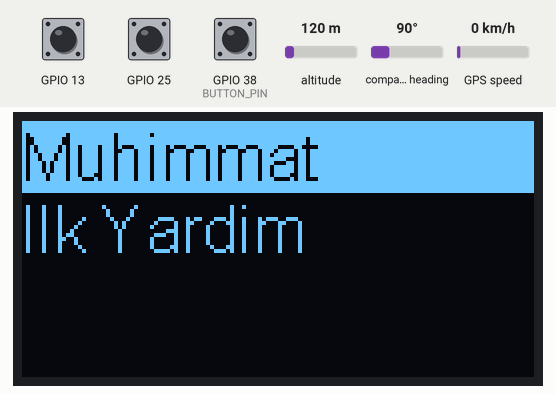
Recording of a sketch running on a simulated ESP8266 (NodeMCU). On the bench: 128×64 one-colour display. The inputs (shaded band) are chosen by the test bench; at power-on: GPIO 25 HIGH, GPIO 13 HIGH, GPIO 38 (BUTTON_PIN) HIGH, altitude 120 m, compass heading 90°, GPS speed 0 km/h. The GPS gets a fix after 3 s at 37.7749, -122.4194 with 8 satellites; no radio packets arrive unless stated; what the sketch prints to the serial monitor is not drawn.

Above: at 1.2 s.
1.3 s: GPIO 25 pulled LOW for 0.15 s
At 3.0 s:
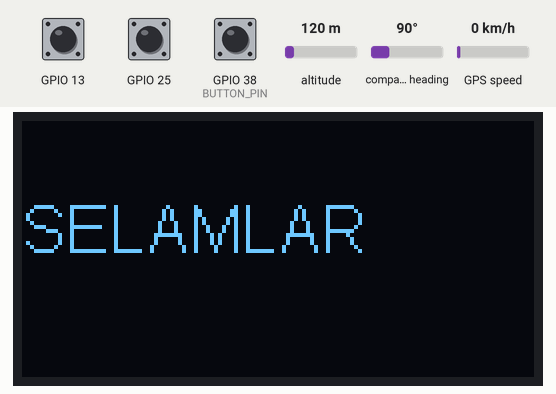
3.3 s: GPIO 13 pulled LOW for 0.15 s
At 3.9 s:
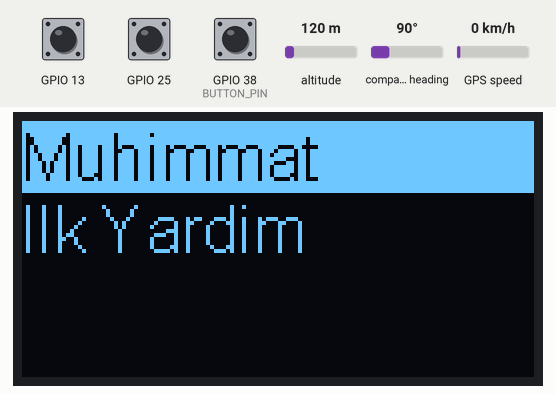
4.9 s: GPIO 38 (BUTTON_PIN) pulled LOW for 1 s
At 6.2 s:
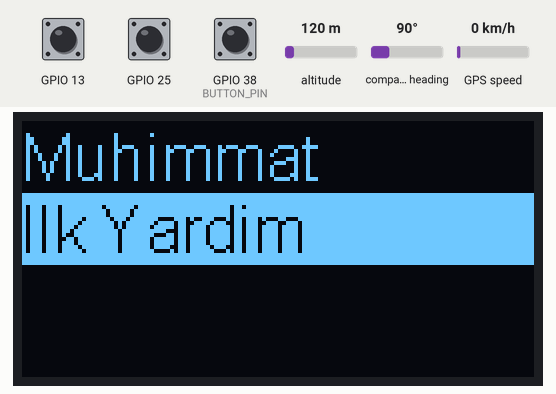
7.4 s: GPIO 25 pulled LOW for 1 s
At 9.0 s:
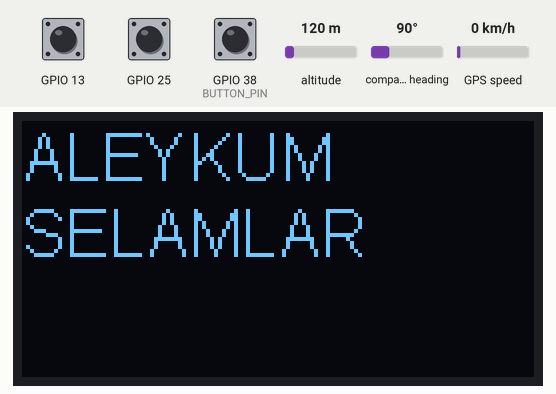
9.9 s: GPIO 13 pulled LOW for 1 s
At 10.5 s:
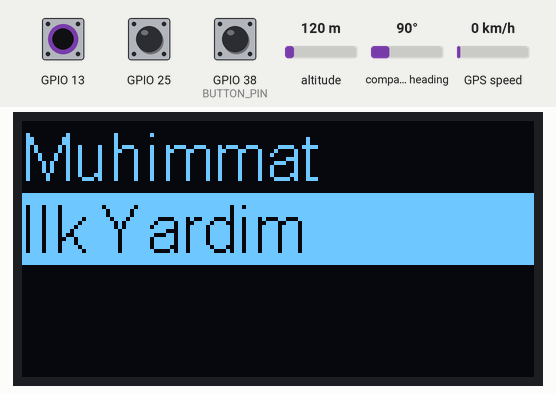
Timing chart, 0 to 12.9 s (numbered marks = the images above; inputs shaded):
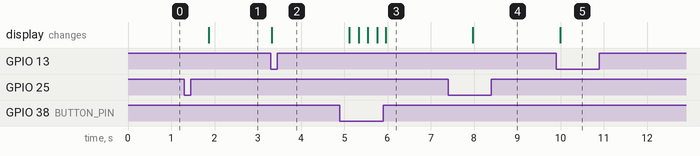

The sketch:

KolSaatiCode.ino
```cpp
////////////////////////////////KOL SAATİ BU OLACAK YANİ VERİLERİ BU GÖNDERECEK /////////////////////

///////Kütüphaneler////////
#define BUTTON_PIN 38                /// Buton Kütüphanesi
#define BUTTON_PIN_MASK GPIO_SEL_38  //
#include <SPI.h>                     // Lora için kütüphane
#include <LoRa.h>                    // Lora için kütüphane
#include "SSD1306Wire.h"             // OLED ekran için kütüphane
#include <TinyGPS++.h>               //GPS için kütüphane
#include <HardwareSerial.h>          //GPS için kütüphane
#include <Arduino.h>                 //Buton için Kütüphane

///////OLED TANIMLAMA////////
#define I2C_SDA 21                            // OLED PIN
#define I2C_SCL 22                            // OLED PIN
SSD1306Wire display(0x3c, I2C_SDA, I2C_SCL);  // Ekran Tanımlama

///////LORA TANIMLAMA////////
#define SCK 5
#define MISO 19
#define MOSI 27
#define RADIO_CS_PIN 18
#define RADIO_DI0_PIN 26
#define RADIO_RST_PIN 14
#define BAND 866E6  // GEÇERLİ FREKANS ARALIĞI

///////GPS TANIMLAMA////////
#define RXD2 34
#define TXD2 12
#define GPS_SERIAL_NUM 1
TinyGPSPlus gps;
HardwareSerial GPSSerial(GPS_SERIAL_NUM);

// LORA_GPS Struct
struct Data {
  double lat;
  double lng;
  char z[10];
} data;

// Buton Struct
struct Button {
  const uint8_t PIN;
  uint32_t numberKeyPresses;
  bool pressed;
};
//////BUTON TANIMLAMA////
Button button1 = { 13, 0, false };
Button button2 = { 25, 0, false };
Button button3 = { 38, 0, false };

// Ana Sayfada Dolanmak ve Seçmek İçin Belirleyiciler//
int selected = 0;
int entered = -1;

void setup() {
  initButon();
  Serial.begin(115200);
  initOLED();
  initLora();
  initGPS();
}

void loop() {
  displaymenu();
}

/////////////////Lora - OLED - GPS ÇALIŞTIIRMAK İÇ GEREKLİ İŞLMELER/////////////
void initLora() {  // LORA TANIMLANDI BAŞLAMASI İÇİN

  SPI.begin(SCK, MISO, MOSI, RADIO_CS_PIN);
  LoRa.setPins(RADIO_CS_PIN, RADIO_RST_PIN, RADIO_DI0_PIN);  // PIN'LER TANIMLANDI

  if (!LoRa.begin(BAND)) {  // FREKANS ARALIĞINDA ÇALIŞMADIĞI DURUMDA HATA VERİYOR
    Serial.println("Starting LoRa failed!");
    while (1)
      ;
  }
  Serial.println("LoRa Initializing OK!");
}

void initOLED() {  // OLED EKRAN TANIMLANDI BAŞLAMASI İÇİN
  display.init();
  display.flipScreenVertically();
  display.setFont(ArialMT_Plain_10);
  display.setTextAlignment(TEXT_ALIGN_LEFT);
}

void initGPS()  // GPS TANIMLANMASI İÇİN
{
  GPSSerial.begin(9600, SERIAL_8N1, RXD2, TXD2);
}

///////////////////////////GPS verilerini düzenleyinp Lora ile gönderme
void gpsdataSet(char decider) {
  Data data = { gps.location.lat(), gps.location.lng(), decider };
  // Gönderilecek veri Paketi
  //Serial.print(decider);                                                    // Oled ekranın değişmesi için gerekli olanlar
  while (GPSSerial.available() > 0) {
    if (gps.encode(GPSSerial.read())) {
      data.lat = 41.0378216879;
      data.lng = 40.4932071245;
      sendLoRaData(data);  // DATA GÖNDERME
    }
  }
}

/// LORA VERİ GÖNDERME////
void sendLoRaData(Data data) {
  Serial.print("\n Lokasyon Sending packet: ");
  Serial.print("lat = ");
  //data.lat = 41.0378216879;
  //data.lng = 40.4932071245;
  //data.z[0] = 'M';
  Serial.print(data.lat, 10);
  Serial.print(" lng = ");
  Serial.print(data.lng, 10);
  Serial.print(" z = ");
  Serial.print(data.z);
  LoRa.beginPacket();
  for (unsigned int i = 0; i < sizeof(Data); i++) {
    Serial.print(' ');
    LoRa.write(((byte *)&data)[i]);
  }
  LoRa.endPacket();

  delay(200);
}

/// OLED için gerekli bileşenleri barındırır////////////
void setOLED() {
  display.clear();
  display.setTextAlignment(TEXT_ALIGN_LEFT);
  display.setFont(ArialMT_Plain_16);
}

void initButon() {
  pinMode(button1.PIN, INPUT_PULLUP);
  pinMode(button2.PIN, INPUT_PULLUP);
  pinMode(button3.PIN, INPUT_PULLUP);
}

// BUTON BASMA ANASAYFA//
void displaymenu(void) {

  int down = digitalRead(38);
  int enter = digitalRead(25);
  int back = digitalRead(13);

  if (down == LOW) {
    selected = selected + 1;  //0
    if (selected == 2) {
      selected = 0;
    }
    delay(200);
  };
  if (enter == LOW) {
    entered = selected;
  };
  if (back == LOW) {
    entered = -1;
  };
  const char *options[2] = {
    "Muhimmat",
    "Ilk Yardim"
  };

  if (entered == -1) {
    setOLED();
    int setCursorCounter = 0;  // Menülerin alt alta sıralanması için
    //display.setCursor(0, 0);
    //display.drawString(F("Dsn menu test"));
    //display.drawString("");

    for (int i = 0; i < 2; i++) {
      if (i == selected) {  //
        display.setTextAlignment(TEXT_ALIGN_LEFT);
        display.setFont(ArialMT_Plain_16);
        display.setColor(INVERSE);
        display.fillRect(0, setCursorCounter, 128, 18);
        display.drawString(0, setCursorCounter, options[i]);
      } else if (i != selected) {
        display.setTextAlignment(TEXT_ALIGN_LEFT);
        display.setFont(ArialMT_Plain_16);
        display.setColor(WHITE);
        display.drawString(0, setCursorCounter, options[i]);
      }
      setCursorCounter = setCursorCounter + 18;
    }


    //Muhimmat Kodları Buraya Gelecek
  } else if (entered == 0) {
    setOLED();
    display.drawString(0, 18, "SELAMLAR");
    gpsdataSet('M');

  }
  //Ilk Yardım Kodları Buraya Gelecek
  else if (entered == 1) {
    setOLED();
    display.drawStringMaxWidth(0, 0, 128, "ALEYKUM SELAMLAR");
    gpsdataSet('I');
  }

  display.display();
}
```

Measured:
- after the input at 1.3 s, the display: changes after 0.56 s (image 1)
- after the input at 3.3 s, the display: changes at once (image 2)
- after the input at 4.9 s, the display: changes after 0.22 s (image 3)
- after the input at 7.4 s, the display: changes after 0.56 s (image 4)
- after the input at 9.9 s, the display: changes after 0.10 s (image 5)
